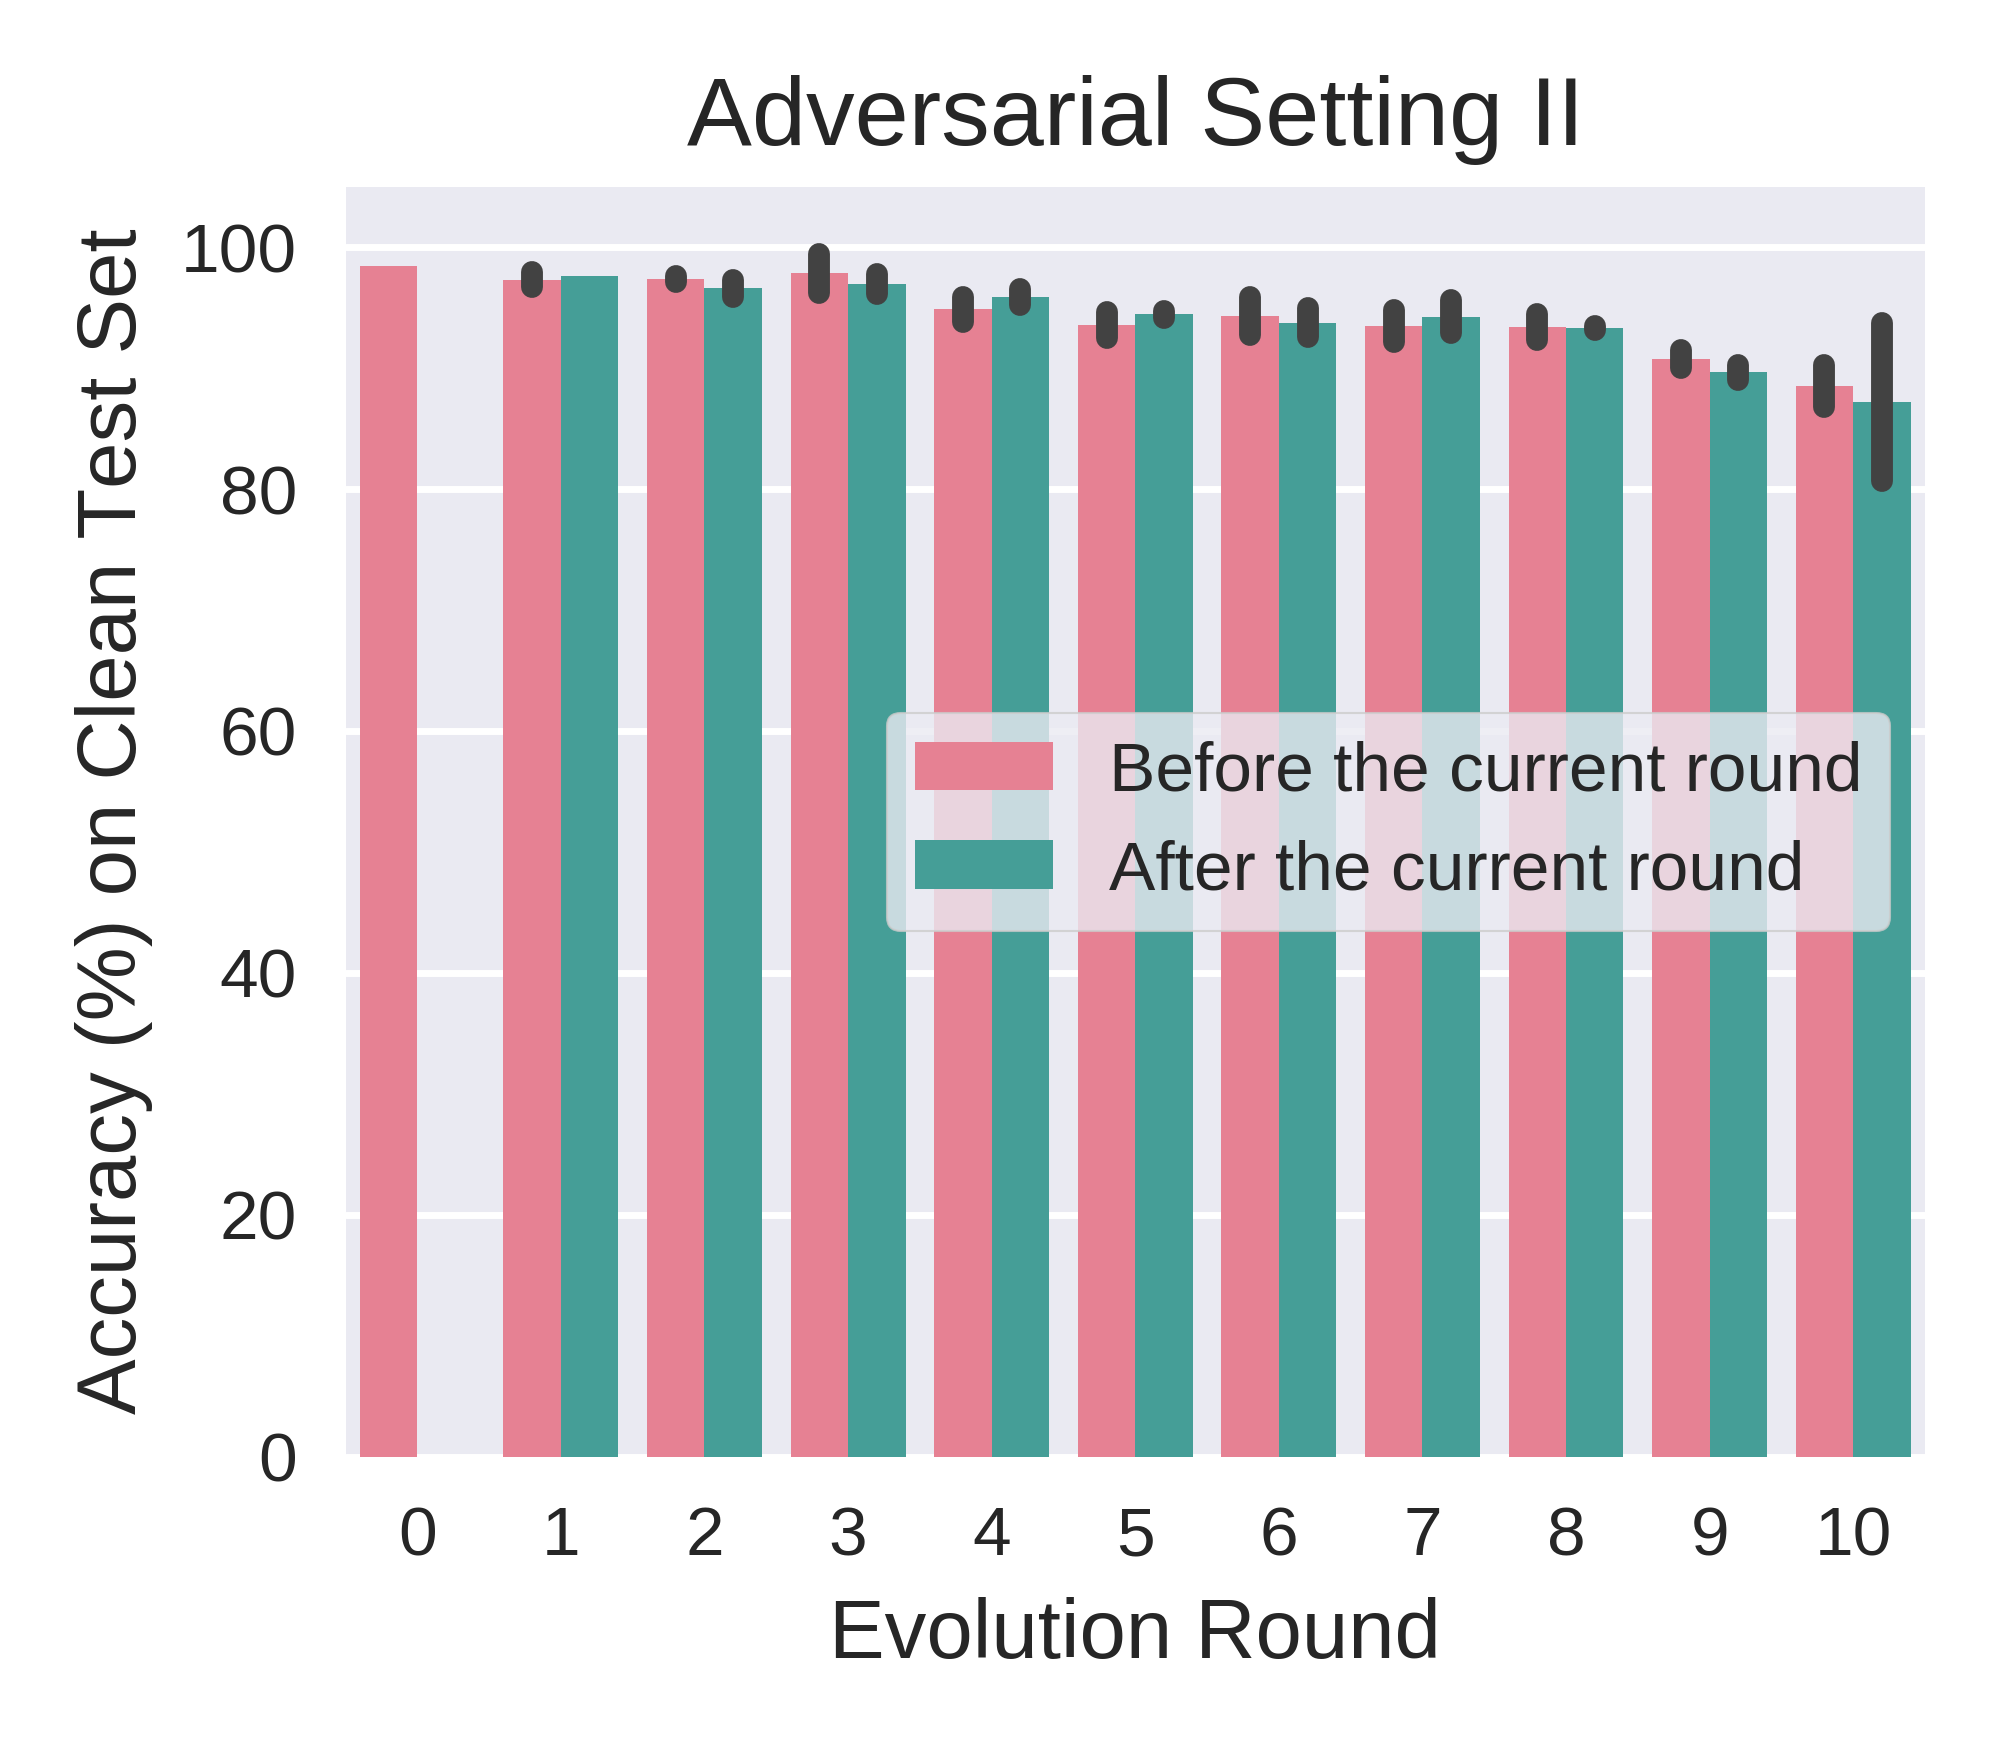

The Python source for this figure:
import matplotlib.pyplot as plt
import pandas as pd
import seaborn as sns

advset2_rounds10_preevolved_acc_on_cle_file = pd.read_csv('test_acc_on_former_set_list_advset2_round10_seed012.csv')
advset2_rounds10_preevolved_acc_on_cle_df = pd.DataFrame(advset2_rounds10_preevolved_acc_on_cle_file)

advset2_rounds10_preevolved_acc_on_cle_seed_0_df = advset2_rounds10_preevolved_acc_on_cle_df.drop(columns=['seed1','seed2'])  
advset2_rounds10_preevolved_acc_on_cle_seed_0_df.rename(columns={'seed0': 'acc'}, inplace=True)

advset2_rounds10_preevolved_acc_on_cle_seed_1_df = advset2_rounds10_preevolved_acc_on_cle_df.drop(columns=['seed0','seed2'])  
advset2_rounds10_preevolved_acc_on_cle_seed_1_df.rename(columns={'seed1': 'acc'}, inplace=True)

advset2_rounds10_preevolved_acc_on_cle_seed_2_df = advset2_rounds10_preevolved_acc_on_cle_df.drop(columns=['seed0','seed1'])  
advset2_rounds10_preevolved_acc_on_cle_seed_2_df.rename(columns={'seed2': 'acc'}, inplace=True)

print("advset2_rounds10_preevolved_acc_on_cle_df:\n",advset2_rounds10_preevolved_acc_on_cle_df)  
print("advset2_rounds10_preevolved_acc_on_cle_seed_0_df:\n",advset2_rounds10_preevolved_acc_on_cle_seed_0_df)  
print("advset2_rounds10_preevolved_acc_on_cle_seed_1_df:\n",advset2_rounds10_preevolved_acc_on_cle_seed_1_df)  
print("advset2_rounds10_preevolved_acc_on_cle_seed_2_df:\n",advset2_rounds10_preevolved_acc_on_cle_seed_2_df)  



advset2_rounds10_preevolved_acc_on_cle_merge_df = pd.concat([advset2_rounds10_preevolved_acc_on_cle_seed_0_df, advset2_rounds10_preevolved_acc_on_cle_seed_1_df, advset2_rounds10_preevolved_acc_on_cle_seed_2_df])
# advset2_rounds10_preevolved_acc_on_cle_merge_df = pd.concat([advset2_rounds10_preevolved_acc_on_cle_df, advset2_rounds10_preevolved_acc_on_cle_df, advset2_rounds10_preevolved_acc_on_cle_df])

print("advset2_rounds10_preevolved_acc_on_cle_merge_df:\n",advset2_rounds10_preevolved_acc_on_cle_merge_df)  

advset2_rounds10_preevolved_acc_on_cle_merge_df = advset2_rounds10_preevolved_acc_on_cle_merge_df.reset_index(drop=True)

print("advset2_rounds10_preevolved_acc_on_cle_merge_df:\n",advset2_rounds10_preevolved_acc_on_cle_merge_df)  

# advset2_rounds10_preevolved_acc_on_cle_merge_df.rename()

# advset2_rounds101020_TP_on_advmal_df.rename(columns={'TP': 'Value'}, inplace=True)
advset2_rounds10_preevolved_acc_on_cle_merge_df['evolution_label']='Before the current round'    




# sns.set_theme(style="darkgrid")
plt.style.use('seaborn') 
# plt.style.use('default') 
# plt.style.use('seaborn-deep') 

# plt.figure(figsize=(4, 3.5), dpi=500)
_, ax = plt.subplots(nrows=1, ncols=1, figsize=(4, 3.5), tight_layout=True, dpi=500) #dpi=100 分辨率


# sns_plot=sns.lineplot(data=advset2_rounds10_preevolved_acc_on_cle_merge_df, x='round', y='acc', color='b')
sns_plot=sns.barplot(data=advset2_rounds10_preevolved_acc_on_cle_merge_df, x='round', y='acc', color='b')

ax.set_xlabel('Evolution Round', fontsize=12)
ax.set_ylabel('Accuracy (%) on Clean Test Set', fontsize=12)
ax.set_title('Adversarial Setting II', fontsize=14); 
plt.ylim(-5, 105)
# plt.legend(title=None)
# plt.legend(loc='center left', bbox_to_anchor=(1, 0.5))


savepath = f'/home/huan1932/ARIoTEDef/drawfigure/advset2/round10/acc-on-cle'
# savename = f'line-shadow-figure-advset2-round10-acc-on-adv-seed012'
savename = f'bar-error-figure-advset2-round10-preevolved_acc-on-cle-seed012'

plt.savefig(fname=f'{savepath}/{savename}.png',dpi=500)
plt.close   














#==========================================================
advset2_rounds10_evolved_acc_on_cle_file = pd.read_csv('test_acc_on_later_set_list_advset2_round10_seed012.csv')
advset2_rounds10_evolved_acc_on_cle_df = pd.DataFrame(advset2_rounds10_evolved_acc_on_cle_file)


# 删除最后一行
advset2_rounds10_evolved_acc_on_cle_df = advset2_rounds10_evolved_acc_on_cle_df.drop(advset2_rounds10_evolved_acc_on_cle_df.index[-1])
# x从round1开始显示
advset2_rounds10_evolved_acc_on_cle_df['round'] = advset2_rounds10_evolved_acc_on_cle_df['round'] + 1



advset2_rounds10_evolved_acc_on_cle_seed_0_df = advset2_rounds10_evolved_acc_on_cle_df.drop(columns=['seed1','seed2'])  
advset2_rounds10_evolved_acc_on_cle_seed_0_df.rename(columns={'seed0': 'acc'}, inplace=True)

advset2_rounds10_evolved_acc_on_cle_seed_1_df = advset2_rounds10_evolved_acc_on_cle_df.drop(columns=['seed0','seed2'])  
advset2_rounds10_evolved_acc_on_cle_seed_1_df.rename(columns={'seed1': 'acc'}, inplace=True)

advset2_rounds10_evolved_acc_on_cle_seed_2_df = advset2_rounds10_evolved_acc_on_cle_df.drop(columns=['seed0','seed1'])  
advset2_rounds10_evolved_acc_on_cle_seed_2_df.rename(columns={'seed2': 'acc'}, inplace=True)

print("advset2_rounds10_evolved_acc_on_cle_df:\n",advset2_rounds10_evolved_acc_on_cle_df)  
print("advset2_rounds10_evolved_acc_on_cle_seed_0_df:\n",advset2_rounds10_evolved_acc_on_cle_seed_0_df)  
print("advset2_rounds10_evolved_acc_on_cle_seed_1_df:\n",advset2_rounds10_evolved_acc_on_cle_seed_1_df)  
print("advset2_rounds10_evolved_acc_on_cle_seed_2_df:\n",advset2_rounds10_evolved_acc_on_cle_seed_2_df)  



advset2_rounds10_evolved_acc_on_cle_merge_df = pd.concat([advset2_rounds10_evolved_acc_on_cle_seed_0_df, advset2_rounds10_evolved_acc_on_cle_seed_1_df, advset2_rounds10_evolved_acc_on_cle_seed_2_df])
# advset2_rounds10_evolved_acc_on_cle_merge_df = pd.concat([advset2_rounds10_evolved_acc_on_cle_df, advset2_rounds10_evolved_acc_on_cle_df, advset2_rounds10_evolved_acc_on_cle_df])

print("advset2_rounds10_evolved_acc_on_cle_merge_df:\n",advset2_rounds10_evolved_acc_on_cle_merge_df)  

advset2_rounds10_evolved_acc_on_cle_merge_df = advset2_rounds10_evolved_acc_on_cle_merge_df.reset_index(drop=True)

print("advset2_rounds10_evolved_acc_on_cle_merge_df:\n",advset2_rounds10_evolved_acc_on_cle_merge_df)  

advset2_rounds10_evolved_acc_on_cle_merge_df['evolution_label']='After the current round'    




# sns.set_theme(style="darkgrid")
plt.style.use('seaborn') 
# plt.style.use('default') 
# plt.style.use('seaborn-deep') 

# plt.figure(figsize=(4, 3.5), dpi=500)
_, ax = plt.subplots(nrows=1, ncols=1, figsize=(4, 3.5), tight_layout=True, dpi=500) #dpi=100 分辨率


# sns_plot=sns.lineplot(data=advset2_rounds10_evolved_acc_on_cle_merge_df, x='round', y='acc', color='b')

sns_plot=sns.barplot(data=advset2_rounds10_evolved_acc_on_cle_merge_df, x='round', y='acc', color='b')

ax.set_xlabel('Evolution Round', fontsize=12)
ax.set_ylabel('Accuracy (%) on Clean Test Set', fontsize=12)
ax.set_title('Adversarial Setting II', fontsize=14); 
plt.ylim(-5, 105)
# plt.xlim(1, 105)

savepath = f'/home/huan1932/ARIoTEDef/drawfigure/advset2/round10/acc-on-cle'
# savename = f'line-shadow-figure-advset2-round10-acc-on-adv-seed012'
savename = f'bar-error-figure-advset2-round10-evolved_acc-on-cle-seed012'

plt.savefig(fname=f'{savepath}/{savename}.png',dpi=500)
plt.close   


#======================================================


















advset2_rounds10_acc_on_cle_merge_df = pd.concat([advset2_rounds10_preevolved_acc_on_cle_merge_df,advset2_rounds10_evolved_acc_on_cle_merge_df])





plt.style.use('seaborn') 
_, ax = plt.subplots(nrows=1, ncols=1, figsize=(4, 3.5), tight_layout=True, dpi=500)

sns_plot=sns.barplot(data=advset2_rounds10_acc_on_cle_merge_df, x='round', y='acc', hue="evolution_label", palette="husl",errorbar="sd")

# sns_plot=sns.boxplot(data=advset2_rounds10_acc_on_cle_merge_df, x='round', y='acc', hue="evolution_label", palette="husl")

# sns_plot=sns.scatterplot(data=advset2_rounds10_acc_on_cle_merge_df, x='round', y='acc', hue="evolution_label", style="evolution_label", palette="husl")



ax.set_xlabel('Evolution Round', fontsize=12)
ax.set_ylabel('Accuracy (%) on Clean Test Set', fontsize=12)
ax.set_title('Adversarial Setting II', fontsize=14); 
plt.ylim(0, 105)
plt.legend(title=None)
# plt.legend(loc='center left', bbox_to_anchor=(1, 0.5))
plt.legend(loc='center right',frameon=True)
# plt.legend(loc='upper center', bbox_to_anchor=(0.5, -0.2))


savepath = f'/home/huan1932/ARIoTEDef/drawfigure/advset2/round10/acc-on-cle'
savename = f'bar-error-figure-advset2-round10-acc-on-cle-seed012'

plt.savefig(fname=f'{savepath}/{savename}.png',dpi=500)
plt.close   